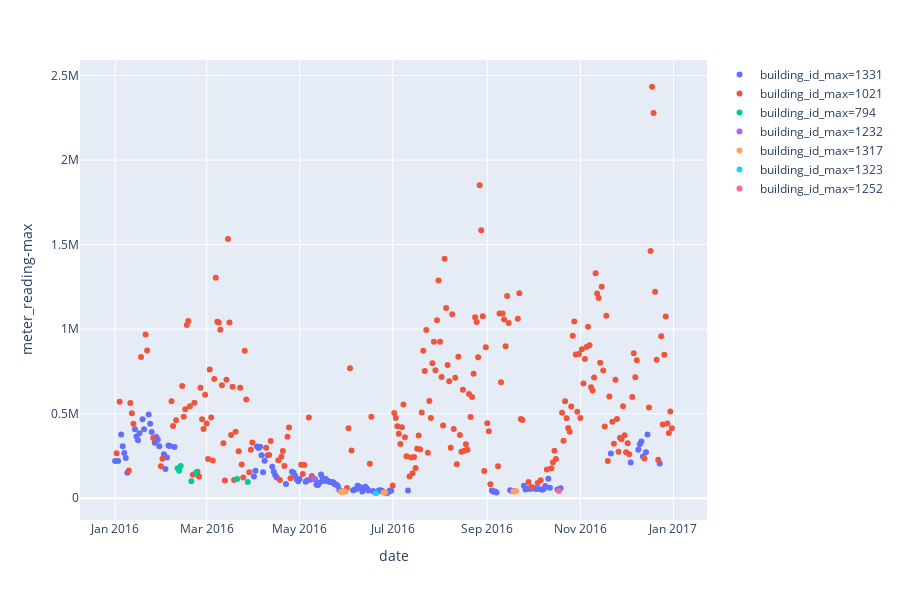

The code cell stored with this chart in its notebook:
### Code cell
hotwater = train_group_agg[train_group_agg['meter']=='hotwater'].copy()
hotwater['building_id_max'] = pd.Categorical(hotwater['building_id_max'])
px.scatter(hotwater, x='date', y='meter_reading-max', color='building_id_max')

### Figure 1 — Plotly figure (JSON) as saved in the notebook; plotly's stock layout.template omitted (floating-point values rounded to 4 significant figures; data arrays with more than 128 entries replaced by an {"elided": "..."} marker saying what was removed)
{"data": [{"hoverlabel": {"namelength": 0}, "hovertemplate": "building_id_max=1331<br>date=%{x}<br>meter_reading-max=%{y}", "legendgroup": "building_id_max=1331", "marker": {"color": "#636efa", "symbol": "circle"}, "mode": "markers", "name": "building_id_max=1331", "showlegend": true, "type": "scatter", "x": ["2016-01-01", "2016-01-03", "2016-01-05", "2016-01-06", "2016-01-07", "2016-01-08", "2016-01-09", "2016-01-14", "2016-01-15", "2016-01-16", "2016-01-17", "2016-01-19", "2016-01-20", "2016-01-23", "2016-01-24", "2016-01-25", "2016-01-27", "2016-01-28", "2016-01-29", "2016-01-30", "2016-02-02", "2016-02-03", "2016-02-04", "2016-02-05", "2016-02-06", "2016-02-09", "2016-04-01", "2016-04-02", "2016-04-03", "2016-04-04", "2016-04-05", "2016-04-06", "2016-04-07", "2016-04-08", "2016-04-10", "2016-04-13", "2016-04-14", "2016-04-15", "2016-04-16", "2016-04-22", "2016-04-26", "2016-04-27", "2016-04-28", "2016-04-29", "2016-04-30", "2016-05-01", "2016-05-05", "2016-05-06", "2016-05-08", "2016-05-11", "2016-05-12", "2016-05-13", "2016-05-14", "2016-05-15", "2016-05-16", "2016-05-17", "2016-05-18", "2016-05-19", "2016-05-20", "2016-05-21", "2016-05-22", "2016-05-23", "2016-05-24", "2016-05-25", "2016-05-26", "2016-05-27", "2016-05-30", "2016-06-05", "2016-06-06", "2016-06-07", "2016-06-08", "2016-06-09", "2016-06-10", "2016-06-11", "2016-06-12", "2016-06-13", "2016-06-14", "2016-06-15", "2016-06-18", "2016-06-19", "2016-06-21", "2016-06-22", "2016-06-23", "2016-06-24", "2016-06-27", "2016-06-28", "2016-06-29", "2016-06-30", "2016-07-11", "2016-09-04", "2016-09-05", "2016-09-06", "2016-09-07", "2016-09-16", "2016-09-17", "2016-09-19", "2016-09-25", "2016-09-26", "2016-09-27", "2016-09-29", "2016-10-01", "2016-10-02", "2016-10-03", "2016-10-05", "2016-10-07", "2016-10-08", "2016-10-09", "2016-10-11", "2016-10-12", "2016-10-17", "2016-10-19", "2016-11-21", "2016-12-04", "2016-12-09", "2016-12-10", "2016-12-11", "2016-12-12", "2016-12-14", "2016-12-15", "2016-12-23"], "xaxis": "x", "y": [219800.0, 220500.0, 376600.0, 306600.0, 266800.0, 236900.0, 149700.0, 407400.0, 364700.0, 342600.0, 383800.0, 467300.0, 408400.0, 495100.0, 440000.0, 392000.0, 327800.0, 361500.0, 346000.0, 307000.0, 259300.0, 172300.0, 241000.0, 311200.0, 307875, 303000.0, 128600.0, 161800.0, 305100.0, 296400.0, 304300.0, 253800.0, 153000.0, 221300.0, 254200.0, 185800.0, 155500.0, 136000.0, 122700.0, 83910.0, 156200.0, 149900.0, 133000.0, 112500.0, 99640.0, 113200.0, 96460.0, 106100.0, 109200.0, 111900.0, 79120.0, 77230.0, 91370.0, 139300.0, 120000.0, 102000.0, 112700.0, 104800.0, 98820.0, 95120.0, 93810.0, 93530.0, 82930.0, 80300.0, 72050.0, 48580.0, 39600.0, 46730.0, 51380.0, 52620.0, 73470.0, 67220.0, 62650.0, 39820.0, 54070.0, 67480.0, 57750.0, 44890.0, 42610.0, 36430.0, 39570.0, 45660.0, 46650.0, 43280.0, 29700.0, 34930.0, 44550.0, 43550.0, 45310.0, 45780.0, 37870.0, 39520.0, 33220.0, 46090.0, 42760.0, 40360.0, 73270.0, 51220.0, 57530.0, 54850.0, 60000.0, 56830.0, 54480.0, 53840.0, 49710.0, 54360.0, 72040.0, 114400.0, 60970.0, 50690.0, 58820.0, 263600.0, 211100.0, 286000.0, 319500.0, 335700.0, 247100.0, 270900.0, 377100.0, 205200.0], "yaxis": "y"}, {"hoverlabel": {"namelength": 0}, "hovertemplate": "building_id_max=1021<br>date=%{x}<br>meter_reading-max=%{y}", "legendgroup": "building_id_max=1021", "marker": {"color": "#EF553B", "symbol": "circle"}, "mode": "markers", "name": "building_id_max=1021", "showlegend": true, "type": "scatter", "x": {"elided": "229 str values"}, "xaxis": "x", "y": {"elided": "229 float values"}, "yaxis": "y"}, {"hoverlabel": {"namelength": 0}, "hovertemplate": "building_id_max=794<br>date=%{x}<br>meter_reading-max=%{y}", "legendgroup": "building_id_max=794", "marker": {"color": "#00cc96", "symbol": "circle"}, "mode": "markers", "name": "building_id_max=794", "showlegend": true, "type": "scatter", "x": ["2016-02-11", "2016-02-12", "2016-02-13", "2016-02-20", "2016-02-23", "2016-03-21", "2016-03-28"], "xaxis": "x", "y": [177300.0, 162500.0, 190400.0, 100000.0, 151900.0, 113800.0, 96040.0], "yaxis": "y"}, {"hoverlabel": {"namelength": 0}, "hovertemplate": "building_id_max=1232<br>date=%{x}<br>meter_reading-max=%{y}", "legendgroup": "building_id_max=1232", "marker": {"color": "#ab63fa", "symbol": "circle"}, "mode": "markers", "name": "building_id_max=1232", "showlegend": true, "type": "scatter", "x": ["2016-05-10"], "xaxis": "x", "y": [116700.0], "yaxis": "y"}, {"hoverlabel": {"namelength": 0}, "hovertemplate": "building_id_max=1317<br>date=%{x}<br>meter_reading-max=%{y}", "legendgroup": "building_id_max=1317", "marker": {"color": "#FFA15A", "symbol": "circle"}, "mode": "markers", "name": "building_id_max=1317", "showlegend": true, "type": "scatter", "x": ["2016-05-28", "2016-05-29", "2016-05-31", "2016-06-25", "2016-06-26", "2016-09-18", "2016-09-20"], "xaxis": "x", "y": [37520.0, 37800.0, 39100.0, 33340.0, 31540.0, 39430.0, 41170.0], "yaxis": "y"}, {"hoverlabel": {"namelength": 0}, "hovertemplate": "building_id_max=1323<br>date=%{x}<br>meter_reading-max=%{y}", "legendgroup": "building_id_max=1323", "marker": {"color": "#19d3f3", "symbol": "circle"}, "mode": "markers", "name": "building_id_max=1323", "showlegend": true, "type": "scatter", "x": ["2016-06-20"], "xaxis": "x", "y": [29020.0], "yaxis": "y"}, {"hoverlabel": {"namelength": 0}, "hovertemplate": "building_id_max=1252<br>date=%{x}<br>meter_reading-max=%{y}", "legendgroup": "building_id_max=1252", "marker": {"color": "#FF6692", "symbol": "circle"}, "mode": "markers", "name": "building_id_max=1252", "showlegend": true, "type": "scatter", "x": ["2016-10-18"], "xaxis": "x", "y": [41690.0], "yaxis": "y"}], "layout": {"height": 600, "legend": {"tracegroupgap": 0}, "margin": {"t": 60}, "xaxis": {"anchor": "y", "domain": [0, 1], "title": {"text": "date"}}, "yaxis": {"anchor": "x", "domain": [0, 1], "title": {"text": "meter_reading-max"}}}}
